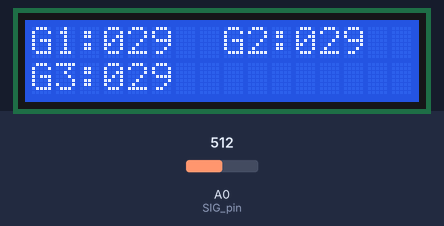
A sketch run on a simulated ESP8266 (NodeMCU). Shown: 16×2 character LCD. Inputs (shaded band) come from the test bench; at power-on: A0 (SIG_pin) = 512. WiFi joins after 1.5 s; servers stay silent unless stated.

Above: at 3.0 s.
3.1 s: A0 (SIG_pin) set to 716
At 4.0 s:
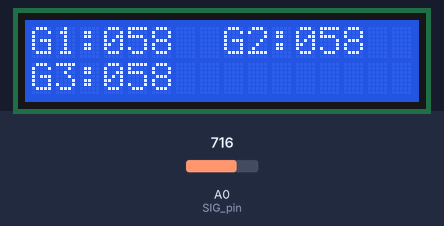
4.6 s: A0 (SIG_pin) set to 900
At 5.3 s:
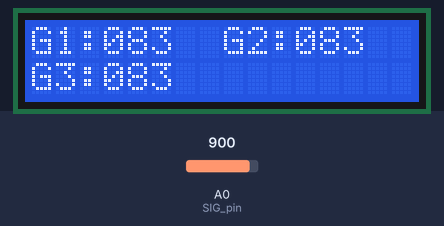
6.2 s: A0 (SIG_pin) set to 1009
At 7.8 s:
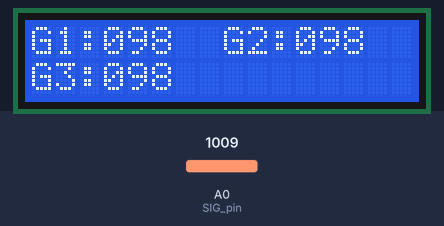
Timing chart, 0 to 9.3 s (numbered marks = the images above; inputs shaded):
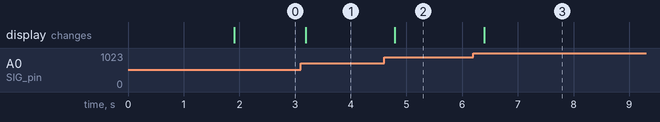

The sketch:

ESP32_Code.ino
```cpp
//e2852iot@gotgel.org
//Info@2024

#define BLYNK_PRINT Serial
#include <ESP8266WiFi.h>
#include <BlynkSimpleEsp8266.h>
#include <Wire.h>
#include <LCD_I2C.h>
LCD_I2C lcd(0x27);


#define BLYNK_TEMPLATE_ID "TMPL3VP60_iFp"
#define BLYNK_TEMPLATE_NAME "SEWAGE GAS MONITORING"
#define BLYNK_AUTH_TOKEN "CF1nrIpwpfWSJeSCqxjjtdTdndKfXfUe"

char auth[] = BLYNK_AUTH_TOKEN;

// Your WiFi credentials.
// Set password to "" for open networks.
char ssid[] = "IOT";
char pass[] = "123456789";

//Mux control pins
int s0 = D8;
int s1 = D7;
int s2 = D6;
int s3 = D5;

//Mux in "SIG" pin
int SIG_pin = A0;


int gas1, gas2, gas3;
void setup()
{
  Serial.begin(9600);
  lcd.begin();                 //Init the LCD
  lcd.backlight();            //Activate backlight
  lcd.home();
  lcd.setCursor(0, 0);
  lcd.print("SEWAGE MONITORING");

  pinMode(s0, OUTPUT);
  pinMode(s1, OUTPUT);
  pinMode(s2, OUTPUT);
  pinMode(s3, OUTPUT);

  digitalWrite(s0, LOW);
  digitalWrite(s1, LOW);
  digitalWrite(s2, LOW);
  digitalWrite(s3, LOW);

  Blynk.begin(auth, ssid, pass, "blynk.cloud", 80);
  lcd.clear();
}

void loop()
{
  gas1 = readMux(0);
  gas2 = readMux(1);
  gas3 = readMux(2);


  gas1 = map(gas1, 300, 1023, 0, 100);
  if (gas1 <= 0) {
    gas1 = 0;
  }
  lcd.setCursor(0, 0);
  lcd.print("G1:");
  if (gas1 <= 9) {
    lcd.print("00");
    lcd.print(gas1);
  }
  else if (gas1 <= 99) {
    lcd.print("0");
    lcd.print(gas1);
  }
  else if (gas1 <= 999) {
    lcd.print(gas1);
  }


  gas2 = map(gas2, 300, 1023, 0, 100);
  if (gas2 <= 0) {
    gas2 = 0;
  }
  lcd.setCursor(8, 0);
  lcd.print("G2:");
  if (gas2 <= 9) {
    lcd.print("00");
    lcd.print(gas2);
  }
  else if (gas2 <= 99) {
    lcd.print("0");
    lcd.print(gas2);
  }
  else if (gas2 <= 999) {
    lcd.print(gas2);
  }


  gas3 = map(gas3, 300, 1023, 0, 100);
  if (gas3 <= 0) {
    gas3 = 0;
  }
  lcd.setCursor(0, 1);
  lcd.print("G3:");
  if (gas3 <= 9) {
    lcd.print("00");
    lcd.print(gas3);
  }
  else if (gas3 <= 99) {
    lcd.print("0");
    lcd.print(gas3);
  }
  else if (gas3 <= 999) {
    lcd.print(gas3);
  }


  delay(300);


  Blynk.virtualWrite(V0, gas1);
  Blynk.virtualWrite(V1, gas2);
  Blynk.virtualWrite(V2, gas3);
  Blynk.run();
}


float readMux(int channel) {
  int controlPin[] = {s0, s1, s2, s3};

  int muxChannel[16][4] = {
    {0, 0, 0, 0}, //channel 0
    {1, 0, 0, 0}, //channel 1
    {0, 1, 0, 0}, //channel 2
    {1, 1, 0, 0}, //channel 3
    {0, 0, 1, 0}, //channel 4
    {1, 0, 1, 0}, //channel 5
    {0, 1, 1, 0}, //channel 6
    {1, 1, 1, 0}, //channel 7
    {0, 0, 0, 1}, //channel 8
    {1, 0, 0, 1}, //channel 9
    {0, 1, 0, 1}, //channel 10
    {1, 1, 0, 1}, //channel 11
    {0, 0, 1, 1}, //channel 12
    {1, 0, 1, 1}, //channel 13
    {0, 1, 1, 1}, //channel 14
    {1, 1, 1, 1} //channel 15
  };

  //loop through the 4 sig
  for (int i = 0; i < 4; i ++) {
    digitalWrite(controlPin[i], muxChannel[channel][i]);
  }

  //read the value at the SIG pin
  int val = analogRead(SIG_pin);

  //return the value
  // float voltage = (val * 5.0) / 1024.0;
  return val;
}
```

Measured:
- after the input at 3.1 s, the display: changes after 0.09 s (image 1)
- after the input at 4.6 s, the display: changes after 0.19 s (image 2)
- after the input at 6.2 s, the display: changes after 0.19 s (image 3)
